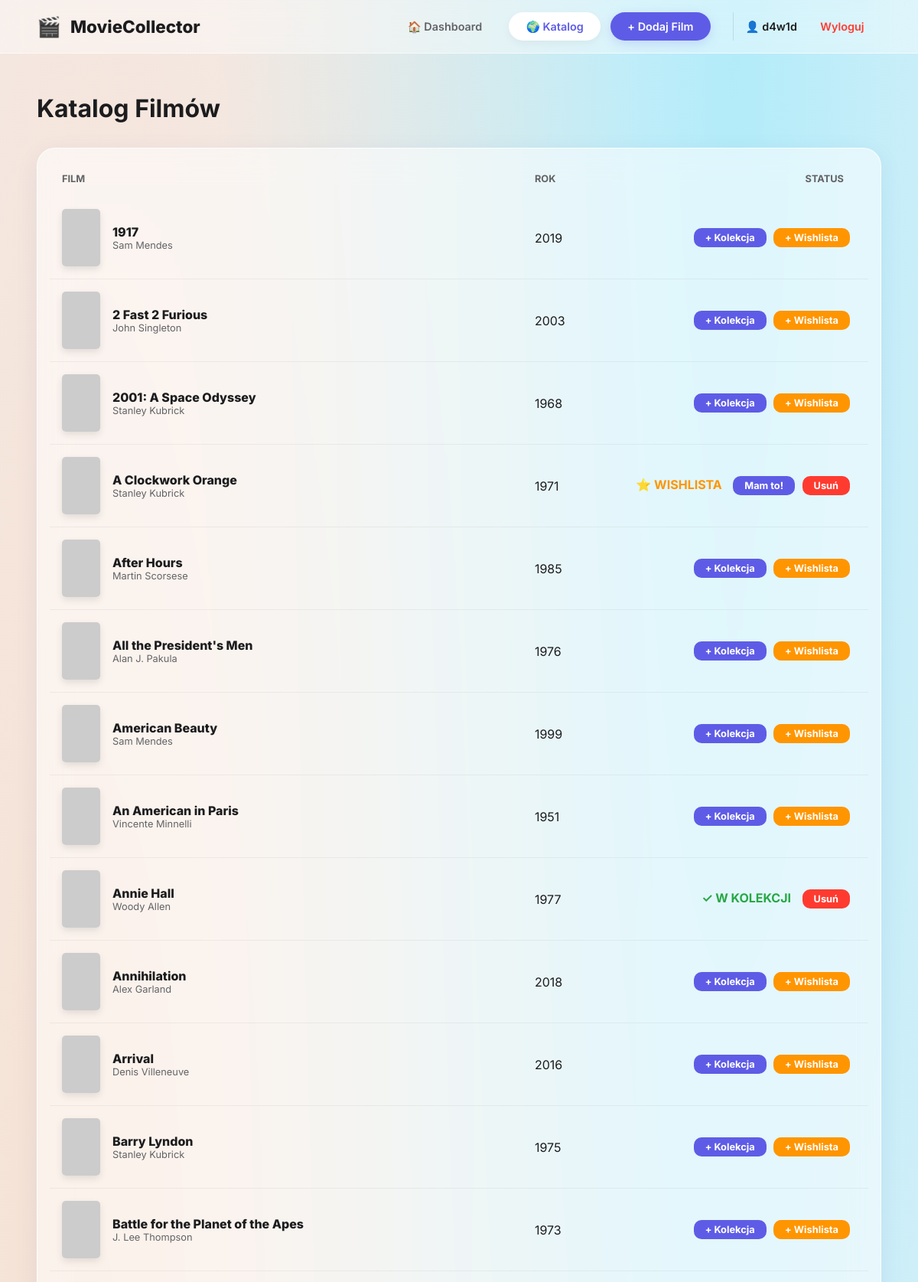
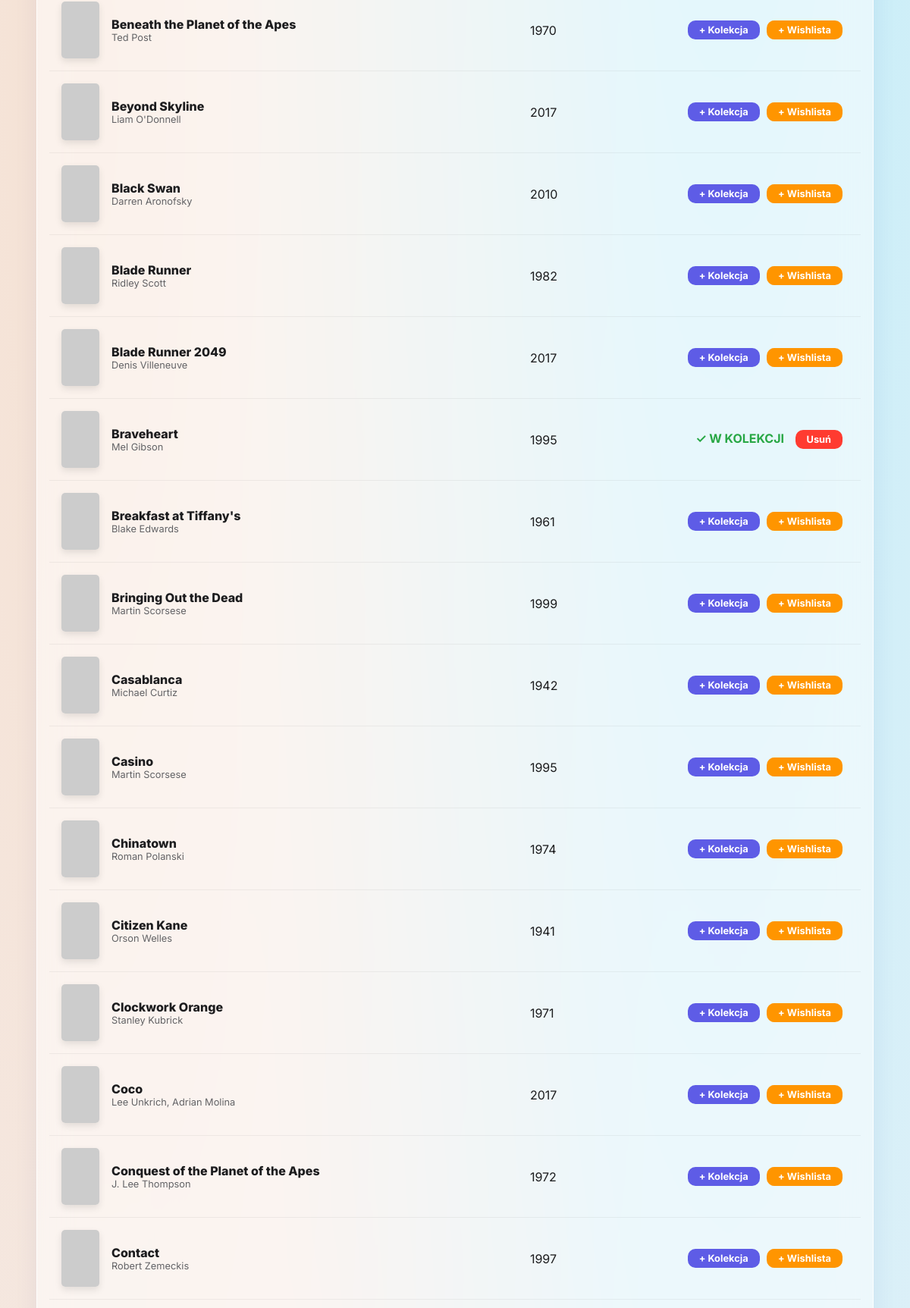
The page /discover/ (signed in, upper part) on the database its author committed (2 pictures, top to bottom).
### movies/models.py (models this page shows, shortened)
class GlobalMovie(models.Model):
    title = models.CharField(max_length=255, unique=True)
    director = models.CharField(max_length=255, blank=True, null=True)
    year = models.IntegerField(blank=True, null=True)
    genre = models.CharField(max_length=100, blank=True, null=True)
    description = models.TextField(blank=True, null=True)
    cover = models.ImageField(upload_to='global_covers/', blank=True, null=True)
    poster_url = models.URLField(max_length=1000, blank=True, null=True, help_text="Link do plakatu z internetu")
    series_name = models.CharField(max_length=255, blank=True, null=True, help_text="Nazwa serii (np. 'John Wick', 'Terminator')")
    series_order = models.IntegerField(blank=True, null=True, help_text="Numer części w serii (1, 2, 3...)")
    created_at = models.DateTimeField(auto_now_add=True)
    class Meta:
        ordering = ['series_name', 'series_order', 'title']

### movies/views.py (the view)
# urls.py: path('discover/', views.global_movies, name='global_movies'),
@login_required
def global_movies(request):
    movies = GlobalMovie.objects.all()
    user_movies = Movie.objects.filter(user=request.user, global_movie__isnull=False)
    collection_ids = list(user_movies.filter(has_movie=True).values_list('global_movie_id', flat=True))
    wishlist_ids = list(user_movies.filter(wishlist=True).values_list('global_movie_id', flat=True))
    return render(request, 'global_movies.html', {
        'global_movies': movies,
        'collection_ids': collection_ids,
        'wishlist_ids': wishlist_ids,
    })

### templates/global_movies.html
{% extends 'base.html' %}
{% block content %}
<h1>Katalog Filmów</h1>
<div class="glass-panel" style="padding: 1rem; margin-top: 2rem;">
    <table style="width: 100%; border-collapse: collapse;">
        <thead>
            <tr style="text-align: left; color: var(--text-muted); font-size: 0.8rem; text-transform: uppercase;">
                <th style="padding: 1rem;">Film</th>
                <th>Rok</th>
                <th style="text-align: right; padding-right: 2rem;">Status</th>
            </tr>
        </thead>
        <tbody>
            {% for movie in global_movies %}
            <tr style="border-bottom: 1px solid rgba(0,0,0,0.05);">
                <td style="padding: 1rem;">
                    <div style="display: flex; align-items: center; gap: 1rem;">
                        {% if movie.poster_url %}
                            <img src="{{ movie.poster_url }}" style="width: 50px; height: 75px; object-fit: cover; border-radius: 5px; box-shadow: 0 4px 10px rgba(0,0,0,0.1);">
                        {% elif movie.cover %}
                            <img src="{{ movie.cover.url }}" style="width: 50px; height: 75px; object-fit: cover; border-radius: 5px; box-shadow: 0 4px 10px rgba(0,0,0,0.1);">
                        {% else %}
                            <img src="https://placehold.co/300x450/1C1C1E/FFFFFF/png?text={{ movie.title|urlencode }}&font=Montserrat" style="width: 50px; height: 75px; object-fit: cover; border-radius: 5px; box-shadow: 0 4px 10px rgba(0,0,0,0.1);">
                        {% endif %}
                        <div>
                            <div style="font-weight: 800;">{{ movie.title }}</div>
                            <div style="font-size: 0.8rem; color: var(--text-muted);">{{ movie.director }}</div>
                        </div>
                    </div>
                </td>
                <td>{{ movie.year }}</td>
                <td style="text-align: right; padding-right: 1.5rem;">
                    {% if movie.id in collection_ids %}
                        <span style="color: #28a745; font-weight: bold; margin-right: 10px;">✓ W KOLEKCJI</span>
                        <a href="{% url 'delete_from_catalog' movie.id %}" class="btn" style="background: #FF3B30; color: white; padding: 5px 15px; text-decoration: none; border-radius: 10px; font-size: 0.8rem;">Usuń</a>
                    {% elif movie.id in wishlist_ids %}
                        <span style="color: #FF9500; font-weight: bold; margin-right: 10px;">⭐ WISHLISTA</span>
                        <a href="{% url 'add_global_movie' movie.id %}" class="btn" style="background: var(--primary); color: white; padding: 5px 15px; text-decoration: none; border-radius: 10px; font-size: 0.8rem;">Mam to!</a>
                        <a href="{% url 'delete_from_catalog' movie.id %}" class="btn" style="background: #FF3B30; color: white; padding: 5px 15px; text-decoration: none; border-radius: 10px; font-size: 0.8rem; margin-left: 5px;">Usuń</a>
                    {% else %}
                        <a href="{% url 'add_global_movie' movie.id %}" class="btn" style="background: var(--primary); color: white; padding: 5px 15px; text-decoration: none; border-radius: 10px; font-size: 0.8rem;">+ Kolekcja</a>
                        <a href="{% url 'add_to_wishlist' movie.id %}" class="btn" style="background: #FF9500; color: white; padding: 5px 15px; text-decoration: none; border-radius: 10px; font-size: 0.8rem; margin-left: 5px;">+ Wishlista</a>
                    {% endif %}
                </td>
            </tr>
            {% endfor %}
        </tbody>
    </table>
</div>
{% endblock %}

### templates/base.html (shortened to what this page needs)
{% load static %}
<!DOCTYPE html>
<html lang="en">
<head>
</head>
<body>
    <nav>
        <div class="brand">
            <a href="{% url 'movie_list' %}">
                <span class="brand-icon">🎬</span>
                MovieCollector
            </a>
        </div>
        <div class="menu-links">
            <a href="{% url 'movie_list' %}" class="{% if request.resolver_match.url_name == 'movie_list' %}active{% endif %}">🏠 Dashboard</a>
            <a href="{% url 'global_movies' %}" class="{% if request.resolver_match.url_name == 'global_movies' %}active{% endif %}">🌍 Katalog</a>
            {% if user.is_authenticated %}
                <a href="{% url 'add_movie' %}" class="nav-add-btn">+ Dodaj Film</a>
                <div class="user-info">
                    <span class="user-name">👤 {{ user.username }}</span>
                    <a href="{% url 'logout' %}" class="nav-logout-btn">Wyloguj</a>
                </div>
            {% else %}
                <a href="{% url 'login' %}" class="nav-add-btn">Zaloguj się</a>
            {% endif %}
        </div>
    </nav>
    <main>
        {% block content %}{% endblock %}
    </main>
</body>
</html>

### templates/base.html (style rules this page uses)
:root { --primary: #5E5CE6; --primary-hover: #4845D2; --text: #1C1C1E; --text-muted: #636366; --glass-bg: rgba(255, 255, 255, 0.55); --glass-border: rgba(255, 255, 255, 0.8); --glass-shadow: 0 8px 32px 0 rgba(31, 38, 135, 0.07); }
* { margin: 0; padding: 0; box-sizing: border-box; font-family: 'Inter', sans-serif; }
body { color: var(--text); min-height: 100vh; background-color: #F2F2F7; background-image: radial-gradient(at 10% 20%, hsla(28,100%,74%,0.3) 0px, transparent 50%), radial-gradient(at 80% 0%, hsla(189,100%,56%,0.3) 0px, transparent 50%), radial-gradient(at 40% 80%, hsla(355,100%,93%,0.5) 0px, transparent 50%); background-attachment: fixed; padding-top: 90px; }
.glass-panel { background: var(--glass-bg); backdrop-filter: blur(20px); -webkit-backdrop-filter: blur(20px); border: 1px solid var(--glass-border); border-radius: 24px; box-shadow: var(--glass-shadow); }
nav { position: fixed; top: 0; left: 0; width: 100%; height: 70px; display: flex; justify-content: space-between; align-items: center; padding: 0 3rem; z-index: 1000; background: rgba(255, 255, 255, 0.4); backdrop-filter: blur(24px); -webkit-backdrop-filter: blur(24px); border-bottom: 1px solid rgba(255, 255, 255, 0.6); }
nav .brand a { font-size: 1.4rem; color: #1C1C1E; font-weight: 800; text-decoration: none; display: flex; align-items: center; gap: 12px; }
.brand-icon { font-size: 1.6rem; }
nav .menu-links { display: flex; gap: 0.8rem; align-items: center; }
nav .menu-links a { color: var(--text-muted); text-decoration: none; padding: 0.6rem 1.4rem; border-radius: 50px; font-weight: 600; font-size: 0.9rem; transition: all 0.3s ease; }
nav .menu-links a.active { color: var(--primary); background: white; box-shadow: 0 4px 12px rgba(0,0,0,0.05); }
nav .menu-links .nav-add-btn { background: var(--primary); color: white !important; box-shadow: 0 4px 15px rgba(94, 92, 230, 0.2); }
.user-info { display: flex; align-items: center; gap: 0.5rem; margin-left: 1rem; padding-left: 1rem; border-left: 1px solid rgba(0,0,0,0.1); }
.user-name { font-weight: 600; font-size: 0.9rem; }
.nav-logout-btn { color: #FF3B30 !important; font-weight: 600; padding: 0.4rem 0.8rem; }
main { padding: 2rem 3rem; width: 100%; max-width: 1300px; margin: 0 auto; }
.btn { background: var(--primary); color: white; padding: 0.8rem 2.2rem; border: none; border-radius: 50px; cursor: pointer; text-decoration: none; font-weight: 700; font-size: 0.95rem; transition: all 0.3s ease; display: inline-block; text-align: center; }

### rows shown on the page
GlobalMovie: title "1917", director "Sam Mendes", year "2019", shows "+ Kolekcja"
GlobalMovie: title "2 Fast 2 Furious", director "John Singleton", year "2003", shows "+ Kolekcja"
GlobalMovie: title "2001: A Space Odyssey", director "Stanley Kubrick", year "1968", shows "+ Kolekcja"
GlobalMovie: title "A Clockwork Orange", director "Stanley Kubrick", year "1971", shows "⭐ WISHLISTA"
GlobalMovie: title "After Hours", director "Martin Scorsese", year "1985", shows "+ Kolekcja"
GlobalMovie: title "All the President's Men", director "Alan J. Pakula", year "1976", shows "+ Kolekcja"
GlobalMovie: title "American Beauty", director "Sam Mendes", year "1999", shows "+ Kolekcja"
GlobalMovie: title "An American in Paris", director "Vincente Minnelli", year "1951", shows "+ Kolekcja"
GlobalMovie: title "Annie Hall", director "Woody Allen", year "1977", shows "✓ W KOLEKCJI"
GlobalMovie: title "Annihilation", director "Alex Garland", year "2018", shows "+ Kolekcja"
GlobalMovie: title "Arrival", director "Denis Villeneuve", year "2016", shows "+ Kolekcja"
GlobalMovie: title "Barry Lyndon", director "Stanley Kubrick", year "1975", shows "+ Kolekcja"
GlobalMovie: title "Battle for the Planet of the Apes", director "J. Lee Thompson", year "1973", shows "+ Kolekcja"
GlobalMovie: title "Beneath the Planet of the Apes", director "Ted Post", year "1970", shows "+ Kolekcja"
GlobalMovie: title "Beyond Skyline", director "Liam O'Donnell", year "2017", shows "+ Kolekcja"
GlobalMovie: title "Black Swan", director "Darren Aronofsky", year "2010", shows "+ Kolekcja"
GlobalMovie: title "Blade Runner", director "Ridley Scott", year "1982", shows "+ Kolekcja"
GlobalMovie: title "Blade Runner 2049", director "Denis Villeneuve", year "2017", shows "+ Kolekcja"
GlobalMovie: title "Braveheart", director "Mel Gibson", year "1995", shows "✓ W KOLEKCJI"
GlobalMovie: title "Breakfast at Tiffany's", director "Blake Edwards", year "1961", shows "+ Kolekcja"
GlobalMovie: title "Bringing Out the Dead", director "Martin Scorsese", year "1999", shows "+ Kolekcja"
GlobalMovie: title "Casablanca", director "Michael Curtiz", year "1942", shows "+ Kolekcja"
GlobalMovie: title "Casino", director "Martin Scorsese", year "1995", shows "+ Kolekcja"
GlobalMovie: title "Chinatown", director "Roman Polanski", year "1974", shows "+ Kolekcja"
GlobalMovie: title "Citizen Kane", director "Orson Welles", year "1941", shows "+ Kolekcja"
GlobalMovie: title "Clockwork Orange", director "Stanley Kubrick", year "1971", shows "+ Kolekcja"
GlobalMovie: title "Coco", director "Lee Unkrich, Adrian Molina", year "2017", shows "+ Kolekcja"
GlobalMovie: title "Conquest of the Planet of the Apes", director "J. Lee Thompson", year "1972", shows "+ Kolekcja"
GlobalMovie: title "Contact", director "Robert Zemeckis", year "1997", shows "+ Kolekcja"

### other values the page prints
{{ user.username }} "d4w1d"
